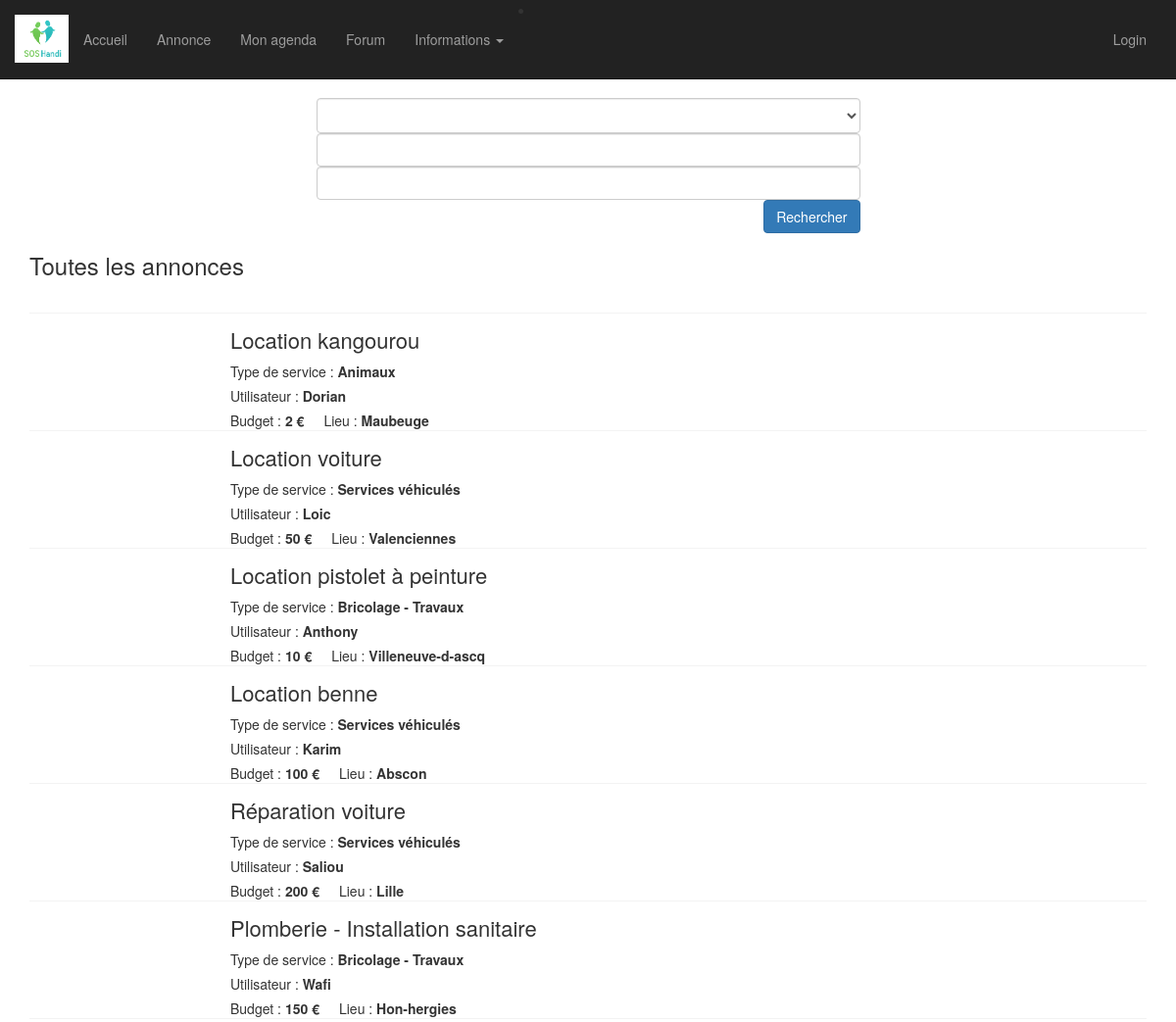
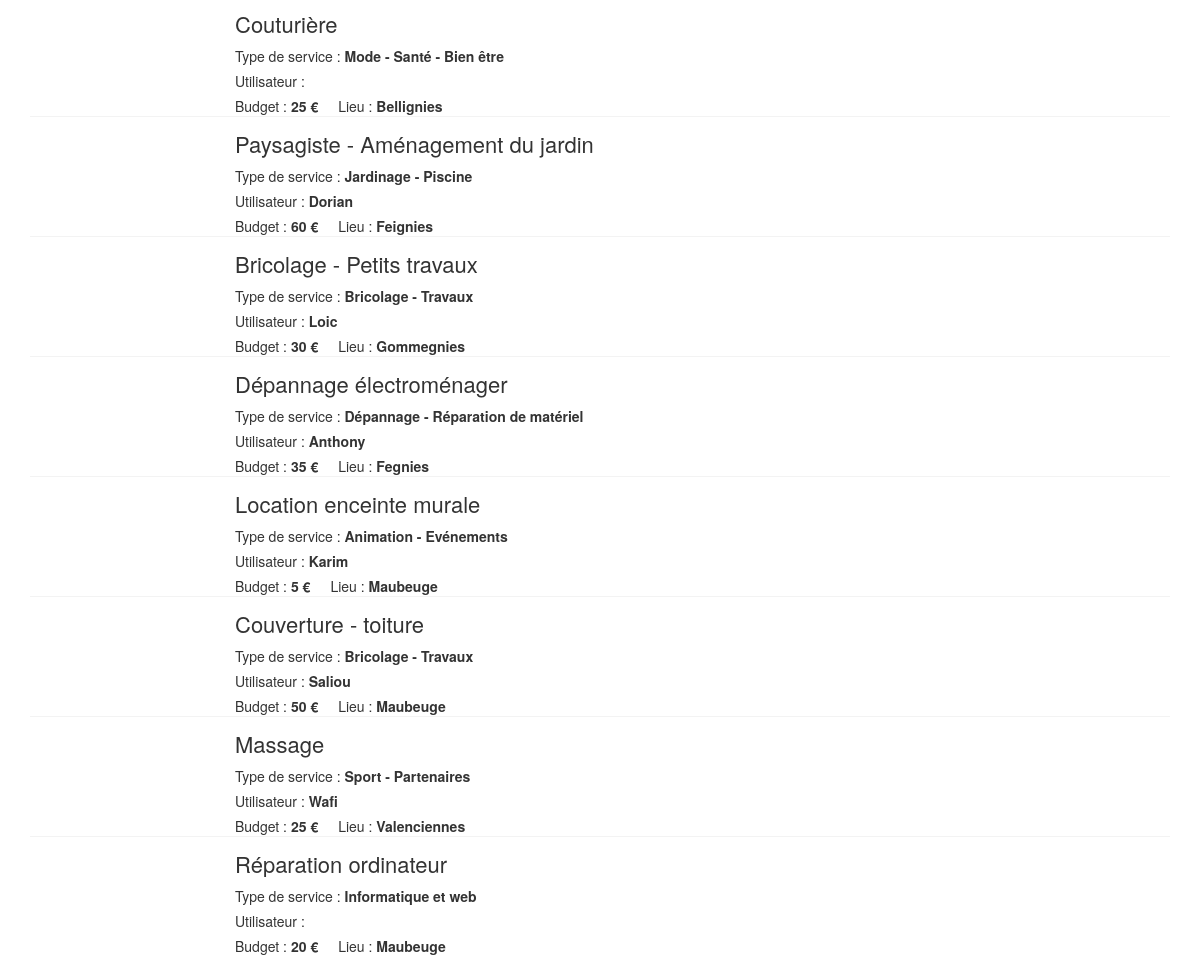
The app's page /View/all_annonces.php with its own data (2 pictures, top to bottom).
### tables this page shows
CREATE TABLE Annonce (
	idAnnonce int AUTO_INCREMENT PRIMARY KEY,
	demandeur int NOT NULL,
	FOREIGN KEY(demandeur) REFERENCES Utilisateur(idUtilisateur) ON DELETE CASCADE,
	titre varchar(255) NOT NULL,
	service int NOT NULL,
	FOREIGN KEY(service) REFERENCES Service(idService) ON DELETE CASCADE,
	lieu varchar(255) NOT NULL,
	prix int NOT NULL,
	message text NOT NULL
);

CREATE TABLE Service (
	idService int AUTO_INCREMENT NOT NULL PRIMARY KEY,
	nom varchar(128) NOT NULL
);

CREATE TABLE Utilisateur (
	idUtilisateur int AUTO_INCREMENT PRIMARY KEY,
    login varchar(32) NOT NULL UNIQUE,
    email varchar(32) NOT NULL UNIQUE,
    mdp varchar(12) NOT NULL,
	description text NOT NULL,
	dateNaiss date NOT NULL,
    typeU varchar(32) NOT NULL
);

### Model/fonctions_annonces.php (called while the page is built, shortened)
<?php
	function get_all_annonces() {
		include('config.php');
		$query = 'SELECT demandeur, titre, service, lieu, prix, message FROM Annonce';
		$stmt = $bdd->prepare($query);
		$stmt->execute();
		$lesAnnonces = $stmt->fetchAll();
		return $lesAnnonces;
	}
	function get_username_demandeur($demandeur) {
		include('config.php');
		$query = 'SELECT login FROM Utilisateur WHERE idUtilisateur = ?';
		$stmt = $bdd->prepare($query);
		$stmt->bindValue(1, $demandeur, PDO::PARAM_INT);
		$stmt->execute();
		if ($donnee = $stmt->fetch()) {
			return $donnee['login'];
		}
	}
	function get_nomService($idService) {
		include('config.php');
		$query = 'SELECT nom FROM Service WHERE idService = ?';
		$stmt = $bdd->prepare($query);
		$stmt->bindValue(1, $idService, PDO::PARAM_INT);
		$stmt->execute();
		if ($donnee = $stmt->fetch()) {
			return $donnee['nom'];
		}
	}
?>

### View/all_annonces.php (the view, shortened to what this page needs)
  <!DOCTYPE html>
  <html lang="en">
  <head>
      <link href="../css/bootstrap.min.css" rel="stylesheet">
      <link href="../css/style.css" rel="stylesheet">
      <link href="../css/hover-min.css" rel="stylesheet">
      <link href="../css/swiper.min.css" rel="stylesheet">
      <link href="../css/profile.css" rel="stylesheet">
  </head>
  <body>
      <?php require("menu.php");?>
          <?php
include('../Model/fonctions_annonces.php');
?>
              <div class="container">
                  <div class="row">
                      <div class="col-xs-3"></div>
                      <div class="col-xs-6">
                          <form action="resultats_recherche.php" method="post" >
                              <SELECT class="form-control" name="service" size="1">
							<OPTION></OPTION>
                                  <OPTION>Bricolage - Travaux</OPTION>
                              </SELECT>
                              <input class="form-control" type="text" name ="prixMin">
                              <input class="form-control" type="text" name = "lieu">
                              <button class="btn btn-primary pull-right" value="submit" type="submit">Rechercher</button>
                          </form>
                      </div>
                      <div class="col-xs-3"></div>
                  </div>
                  <h3>Toutes les annonces</h3>
                  <div id="listannonceP" class="row">
                      <div class="col-xs-12">
                          <div class="col-xs-12">
                              <?php $allAnnonces = get_all_annonces();
                                  foreach ($allAnnonces as $annonce) { ?>
                                  <div id="listannonce" class="row">
                                      <a href="#">
                                          <div class="col-xs-3 col-sm-2 text-center no-padding"> </div>
                                          <div class="col-xs-9 col-sm-10">
                                              <h4 class="title">
												<?php echo $annonce['titre'] ?>                                       </h4>
                                              <div class="username"> Type de service : <span class="capitalize firstname">
												<?php $service = get_nomService($annonce['service']);
														echo $service ?></span></div>
                                              <div class="username"> Utilisateur : <span class="capitalize firstname">
												<?php $username = get_username_demandeur($annonce['demandeur']);
														echo $username ?></span></div>
                                              <div class="budget"> Budget : <b>
												<?php echo $annonce['prix'] ?> €</b> </div>
                                              <div class="duration"> Lieu : <b>
												<?php echo $annonce['lieu'] ?> </b> </div>
                                          </div>
                                      </a>
                                  </div>
                                  <?php } ?>
                          </div>
                      </div>
                  </div>
              </div>
  </body>
  </html>

### css/style.css (style rules this page uses)
body { padding-top: 70px; }
#listannonceP { margin-top: 3%; }
#listannonce { border-top: 1px solid #F3F3F3; height: 120px; }
#listannonce a { display: block; width: 100%; height: 100%; color: #333333; }
#listannonce .title { color: #333333 !important; font-size: 22px; margin-top: 15px; font-weight: normal; }
#listannonce .username { font-weight: normal; margin-top: 5px; margin-bottom: 5px; }
#listannonce .username .firstname { font-weight: bold; }
#listannonce .budget, #listannonce .duration { width: auto; float: left; padding-right: 20px; }
@media (min-width:768px) { body { padding-top: 100px; } }

### records on screen
annonce: titre "Location kangourou", service.nom "Animaux", demandeur.login "Dorian", prix "2", lieu "Maubeuge"
annonce: titre "Location voiture", service.nom "Services véhiculés", demandeur.login "Loic", prix "50", lieu "Valenciennes"
annonce: titre "Location pistolet à peinture", service.nom "Bricolage - Travaux", demandeur.login "Anthony", prix "10", lieu "Villeneuve-d-ascq"
annonce: titre "Location benne", service.nom "Services véhiculés", demandeur.login "Karim", prix "100", lieu "Abscon"
annonce: titre "Réparation voiture", service.nom "Services véhiculés", demandeur.login "Saliou", prix "200", lieu "Lille"
annonce: titre "Plomberie - Installation sanitaire", service.nom "Bricolage - Travaux", demandeur.login "Wafi", prix "150", lieu "Hon-hergies"
annonce: titre "Couturière", service.nom "Mode - Santé - Bien être", prix "25", lieu "Bellignies"
annonce: titre "Paysagiste - Aménagement du jardin", service.nom "Jardinage - Piscine", demandeur.login "Dorian", prix "60", lieu "Feignies"
annonce: titre "Bricolage - Petits travaux", service.nom "Bricolage - Travaux", demandeur.login "Loic", prix "30", lieu "Gommegnies"
annonce: titre "Dépannage électroménager", service.nom "Dépannage - Réparation de matériel", demandeur.login "Anthony", prix "35", lieu "Fegnies"
annonce: titre "Location enceinte murale", service.nom "Animation - Evénements", demandeur.login "Karim", prix "5", lieu "Maubeuge"
annonce: titre "Couverture - toiture", service.nom "Bricolage - Travaux", demandeur.login "Saliou", prix "50", lieu "Maubeuge"
annonce: titre "Massage", service.nom "Sport - Partenaires", demandeur.login "Wafi", prix "25", lieu "Valenciennes"
annonce: titre "Réparation ordinateur", service.nom "Informatique et web", prix "20", lieu "Maubeuge"
